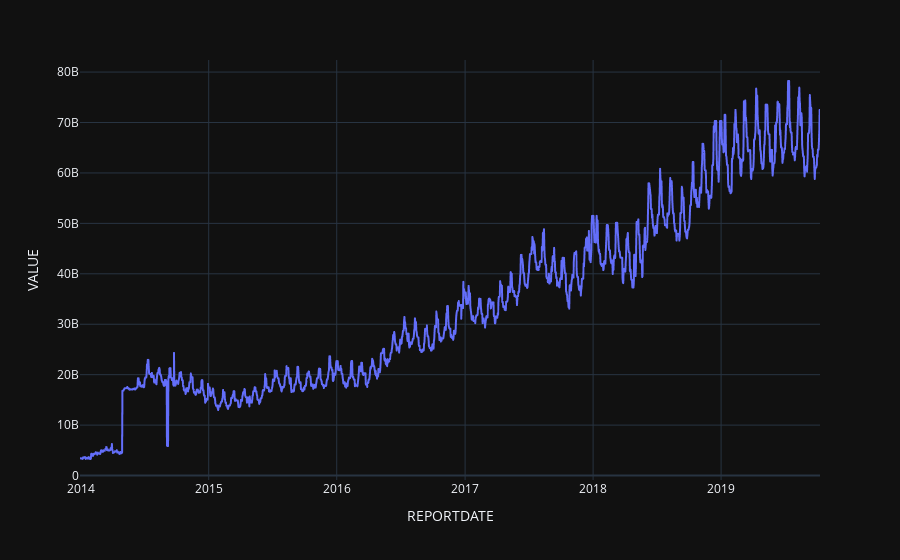

This figure's notebook cell:
### Code cell
fig = px.line(data, x="REPORTDATE", y="VALUE", template="plotly_dark")
fig.show()

### Figure 1 — Plotly figure (JSON) as saved in the notebook; plotly's stock layout.template omitted (floating-point values rounded to 4 significant figures; data arrays with more than 128 entries replaced by an {"elided": "..."} marker saying what was removed)
{"data": [{"hovertemplate": "REPORTDATE=%{x}<br>VALUE=%{y}<extra></extra>", "legendgroup": "", "line": {"color": "#636efa", "dash": "solid"}, "mode": "lines", "name": "", "showlegend": false, "type": "scattergl", "x": {"elided": "2111 str values"}, "xaxis": "x", "y": {"elided": "2111 int values"}, "yaxis": "y"}], "layout": {"autosize": true, "legend": {"tracegroupgap": 0}, "margin": {"t": 60}, "xaxis": {"anchor": "y", "autorange": true, "domain": [0, 1], "range": ["2013-12-30", "2019-10-10"], "title": {"text": "REPORTDATE"}, "type": "date"}, "yaxis": {"anchor": "x", "autorange": true, "domain": [0, 1], "range": [-880800000.0, 82390000000.0], "title": {"text": "VALUE"}, "type": "linear"}}}
